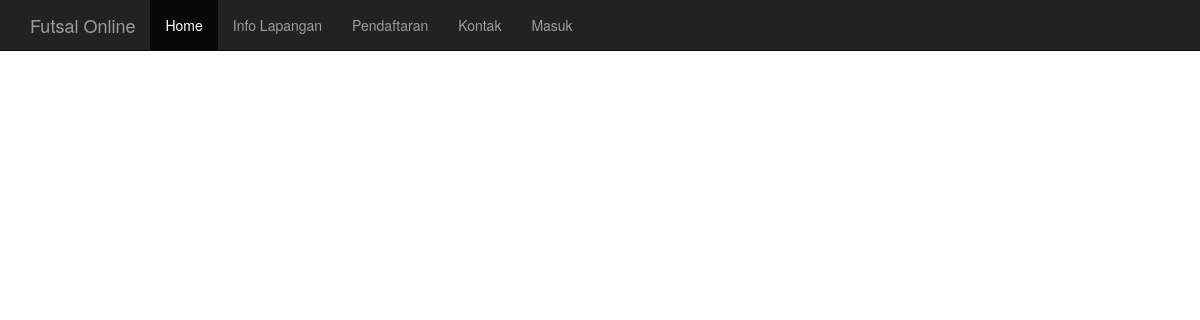
The app's page /info.php, older data.
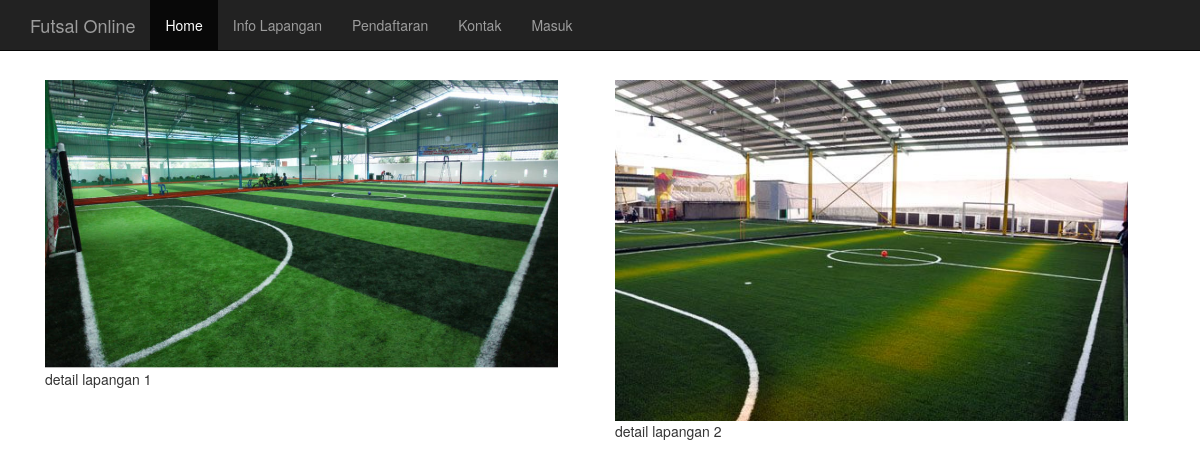
The same page, newer data.
### tables this page shows
CREATE TABLE `lapangan` (
  `id_lapangan` int(11) NOT NULL AUTO_INCREMENT,
  `image` varchar(50) DEFAULT NULL,
  `detail` text,
  PRIMARY KEY (`id_lapangan`)
);

### info.php (the view, shortened to what this page needs)
<?php
include "head.php";
$q="SELECT * FROM lapangan";
$qry = mysql_query($q);
while ($row=mysql_fetch_array($qry)) {
?>
<div class="col-md-6">
    <img src="uploads/<?php echo $row['image']?>" alt="" width="95%">
    <?php echo $row['detail'] ?>
</div>
<?php } ?>

### head.php (shortened to what this page needs)
<!DOCTYPE html>
<html lang="en">
  <head>
    <link href="https://cdnjs.cloudflare.com/ajax/libs/twitter-bootstrap/3.3.7/css/bootstrap.min.css" rel="stylesheet">
  </head>
  <body>
    <nav class="navbar navbar-inverse navbar-fixed-top">
      <div class="container">
        <div class="navbar-header">
          <a class="navbar-brand" href="index.php">Futsal Online</a>
        </div>
        <div id="navbar" class="collapse navbar-collapse">
          <ul class="nav navbar-nav">
            <li class="active"><a href="index.php">Home</a></li>
            <li><a href="info.php">Info Lapangan</a></li>
            <?php
            if(empty($_SESSION['nama'])){?>
            <li><a href="daftar.php">Pendaftaran</a></li>
            <?php } ?>
            <li><a href="#contact">Kontak</a></li>
            <?php
            if(empty($_SESSION['nama'])){?>
            <li><a href="login.php">Masuk</a></li>
            <?php } ?>
          </ul>
        </div>
      </div>
    </nav>
<br><br><br><br>
<div class="container">

Row changes from the older to the newer data that the page shows:
added lapangan: image (picture), detail "detail lapangan 1"
added lapangan: image (picture), detail "detail lapangan 2"
